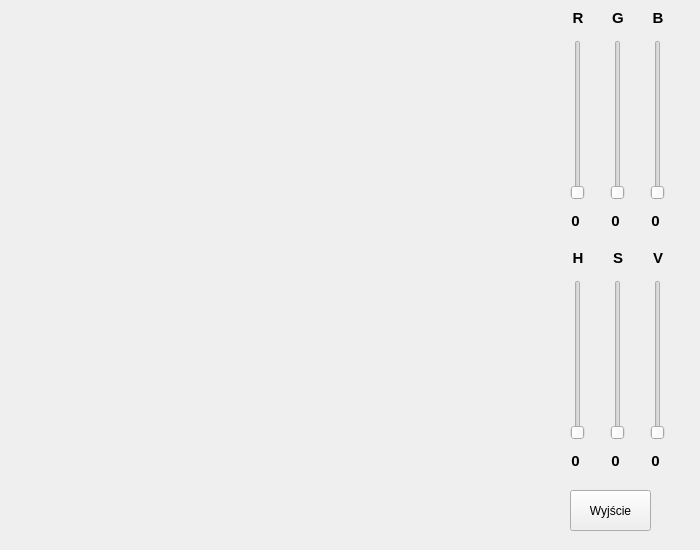
<?xml version="1.0" encoding="UTF-8"?>
<ui version="4.0">
 <class>Ekran</class>
 <widget class="QWidget" name="Ekran">
  <property name="geometry">
   <rect>
    <x>0</x>
    <y>0</y>
    <width>700</width>
    <height>550</height>
   </rect>
  </property>
  <property name="windowTitle">
   <string>Grafika zadania</string>
  </property>
  <widget class="QPushButton" name="quitButton">
   <property name="geometry">
    <rect>
     <x>570</x>
     <y>490</y>
     <width>81</width>
     <height>41</height>
    </rect>
   </property>
   <property name="text">
    <string>Wyjście</string>
   </property>
  </widget>
  <widget class="QLabel" name="labelRed">
   <property name="geometry">
    <rect>
     <x>570</x>
     <y>10</y>
     <width>16</width>
     <height>16</height>
    </rect>
   </property>
   <property name="font">
    <font>
     <pointsize>11</pointsize>
     <bold>true</bold>
    </font>
   </property>
   <property name="text">
    <string>R</string>
   </property>
   <property name="alignment">
    <set>Qt::AlignCenter</set>
   </property>
  </widget>
  <widget class="QLabel" name="labelGreen">
   <property name="geometry">
    <rect>
     <x>610</x>
     <y>10</y>
     <width>16</width>
     <height>16</height>
    </rect>
   </property>
   <property name="font">
    <font>
     <pointsize>11</pointsize>
     <bold>true</bold>
    </font>
   </property>
   <property name="text">
    <string>G</string>
   </property>
   <property name="alignment">
    <set>Qt::AlignCenter</set>
   </property>
  </widget>
  <widget class="QLabel" name="labelBlue">
   <property name="geometry">
    <rect>
     <x>650</x>
     <y>10</y>
     <width>16</width>
     <height>16</height>
    </rect>
   </property>
   <property name="font">
    <font>
     <pointsize>11</pointsize>
     <bold>true</bold>
    </font>
   </property>
   <property name="text">
    <string>B</string>
   </property>
   <property name="alignment">
    <set>Qt::AlignCenter</set>
   </property>
  </widget>
  <widget class="QLabel" name="labelRedValue">
   <property name="geometry">
    <rect>
     <x>560</x>
     <y>210</y>
     <width>31</width>
     <height>21</height>
    </rect>
   </property>
   <property name="font">
    <font>
     <pointsize>11</pointsize>
     <bold>true</bold>
    </font>
   </property>
   <property name="text">
    <string>0</string>
   </property>
   <property name="alignment">
    <set>Qt::AlignCenter</set>
   </property>
  </widget>
  <widget class="QLabel" name="labelGreenValue">
   <property name="geometry">
    <rect>
     <x>600</x>
     <y>210</y>
     <width>31</width>
     <height>21</height>
    </rect>
   </property>
   <property name="font">
    <font>
     <pointsize>11</pointsize>
     <bold>true</bold>
    </font>
   </property>
   <property name="text">
    <string>0</string>
   </property>
   <property name="alignment">
    <set>Qt::AlignCenter</set>
   </property>
  </widget>
  <widget class="QLabel" name="labelBlueValue">
   <property name="geometry">
    <rect>
     <x>640</x>
     <y>210</y>
     <width>31</width>
     <height>21</height>
    </rect>
   </property>
   <property name="font">
    <font>
     <pointsize>11</pointsize>
     <bold>true</bold>
    </font>
   </property>
   <property name="text">
    <string>0</string>
   </property>
   <property name="alignment">
    <set>Qt::AlignCenter</set>
   </property>
  </widget>
  <widget class="QSlider" name="sliderRed">
   <property name="geometry">
    <rect>
     <x>570</x>
     <y>40</y>
     <width>16</width>
     <height>160</height>
    </rect>
   </property>
   <property name="orientation">
    <enum>Qt::Vertical</enum>
   </property>
  </widget>
  <widget class="QSlider" name="sliderGreen">
   <property name="geometry">
    <rect>
     <x>610</x>
     <y>40</y>
     <width>16</width>
     <height>160</height>
    </rect>
   </property>
   <property name="orientation">
    <enum>Qt::Vertical</enum>
   </property>
  </widget>
  <widget class="QSlider" name="sliderBlue">
   <property name="geometry">
    <rect>
     <x>650</x>
     <y>40</y>
     <width>16</width>
     <height>160</height>
    </rect>
   </property>
   <property name="orientation">
    <enum>Qt::Vertical</enum>
   </property>
  </widget>
  <widget class="QSlider" name="sliderS">
   <property name="geometry">
    <rect>
     <x>610</x>
     <y>280</y>
     <width>16</width>
     <height>160</height>
    </rect>
   </property>
   <property name="orientation">
    <enum>Qt::Vertical</enum>
   </property>
  </widget>
  <widget class="QSlider" name="sliderV">
   <property name="geometry">
    <rect>
     <x>650</x>
     <y>280</y>
     <width>16</width>
     <height>160</height>
    </rect>
   </property>
   <property name="orientation">
    <enum>Qt::Vertical</enum>
   </property>
  </widget>
  <widget class="QSlider" name="sliderH">
   <property name="geometry">
    <rect>
     <x>570</x>
     <y>280</y>
     <width>16</width>
     <height>160</height>
    </rect>
   </property>
   <property name="orientation">
    <enum>Qt::Vertical</enum>
   </property>
  </widget>
  <widget class="QLabel" name="labelH">
   <property name="geometry">
    <rect>
     <x>570</x>
     <y>250</y>
     <width>16</width>
     <height>16</height>
    </rect>
   </property>
   <property name="font">
    <font>
     <pointsize>11</pointsize>
     <bold>true</bold>
    </font>
   </property>
   <property name="text">
    <string>H</string>
   </property>
   <property name="alignment">
    <set>Qt::AlignCenter</set>
   </property>
  </widget>
  <widget class="QLabel" name="labelV">
   <property name="geometry">
    <rect>
     <x>650</x>
     <y>250</y>
     <width>16</width>
     <height>16</height>
    </rect>
   </property>
   <property name="font">
    <font>
     <pointsize>11</pointsize>
     <bold>true</bold>
    </font>
   </property>
   <property name="text">
    <string>V</string>
   </property>
   <property name="alignment">
    <set>Qt::AlignCenter</set>
   </property>
  </widget>
  <widget class="QLabel" name="labelS">
   <property name="geometry">
    <rect>
     <x>610</x>
     <y>250</y>
     <width>16</width>
     <height>16</height>
    </rect>
   </property>
   <property name="font">
    <font>
     <pointsize>11</pointsize>
     <bold>true</bold>
    </font>
   </property>
   <property name="text">
    <string>S</string>
   </property>
   <property name="alignment">
    <set>Qt::AlignCenter</set>
   </property>
  </widget>
  <widget class="QLabel" name="labelHValue">
   <property name="geometry">
    <rect>
     <x>560</x>
     <y>450</y>
     <width>31</width>
     <height>21</height>
    </rect>
   </property>
   <property name="font">
    <font>
     <pointsize>11</pointsize>
     <bold>true</bold>
    </font>
   </property>
   <property name="text">
    <string>0</string>
   </property>
   <property name="alignment">
    <set>Qt::AlignCenter</set>
   </property>
  </widget>
  <widget class="QLabel" name="labelVValue">
   <property name="geometry">
    <rect>
     <x>640</x>
     <y>450</y>
     <width>31</width>
     <height>21</height>
    </rect>
   </property>
   <property name="font">
    <font>
     <pointsize>11</pointsize>
     <bold>true</bold>
    </font>
   </property>
   <property name="text">
    <string>0</string>
   </property>
   <property name="alignment">
    <set>Qt::AlignCenter</set>
   </property>
  </widget>
  <widget class="QLabel" name="labelSValue">
   <property name="geometry">
    <rect>
     <x>600</x>
     <y>450</y>
     <width>31</width>
     <height>21</height>
    </rect>
   </property>
   <property name="font">
    <font>
     <pointsize>11</pointsize>
     <bold>true</bold>
    </font>
   </property>
   <property name="text">
    <string>0</string>
   </property>
   <property name="alignment">
    <set>Qt::AlignCenter</set>
   </property>
  </widget>
 </widget>
 <resources/>
 <connections/>
</ui>
